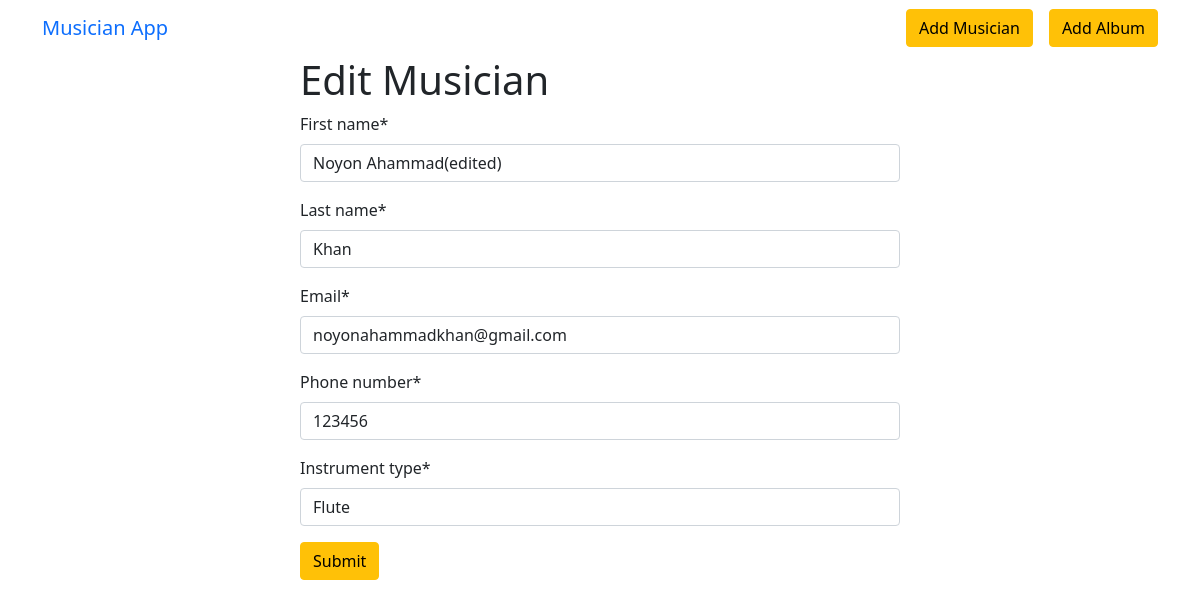
/edit_musician/1/, run on the app's committed database.
### musician_app/models.py (models this page shows, shortened)
class Musician(models.Model):
    first_name = models.CharField(max_length=50)
    last_name = models.CharField(max_length=50)
    email = models.EmailField(max_length=50)
    phone_number = models.CharField(max_length=50)
    instrument_type = models.CharField(max_length=50)

### musician_app/views.py (the view)
# urls.py: path('edit_musician/<int:id>/', edit_musician, name="edit_musician"),
def edit_musician(request, id):
    musician = models.Musician.objects.get(pk=id)
    form = forms.MusicianForm(instance=musician)
    if request.method == 'POST':
        form = forms.MusicianForm(request.POST, instance=musician)
        if form.is_valid():
            form.save()
            return redirect('home')
    return render(request, 'edit_musician.html', {'form': form})

### musician_app/forms.py
class MusicianForm(forms.ModelForm):
    class Meta:
        model = Musician
        fields = "__all__"

### musician_app/templates/edit_musician.html
{% extends 'base.html' %} {% load crispy_forms_tags %} {% block content %}
<form style="width: 50%; margin: auto" method="post">
  <h1>Edit Musician</h1>
  {% csrf_token %} {{form | crispy}}
  <button type="submit" class="btn btn-warning">Submit</button>
</form>
{% endblock %}

### data on the page
Musician: first_name "Noyon Ahammad(edited)", last_name "Khan", email "noyonahammadkhan@gmail.com", phone_number "123456", instrument_type "Flute"
